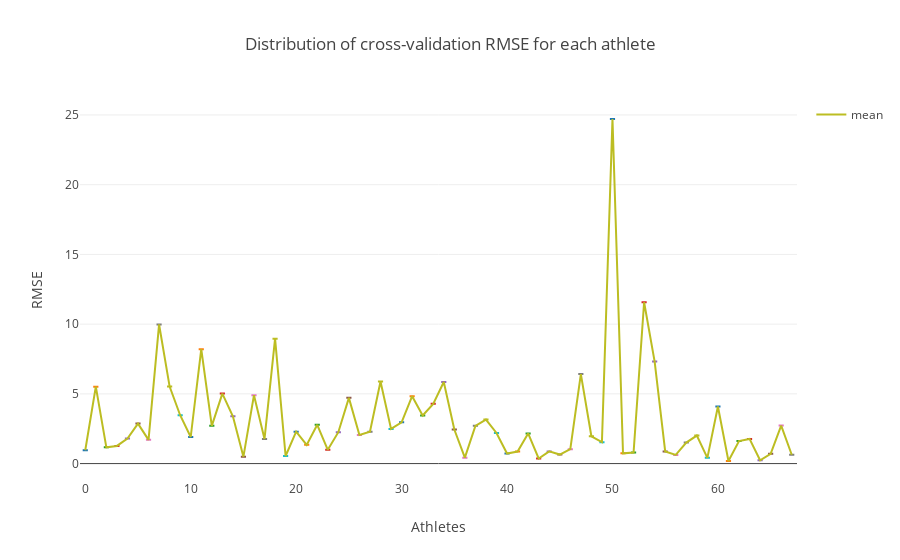

This figure's notebook cell:
### Code cell
# calculating the RMSE for cross-validation results of each person
# the result is a 2D tensor with rows as reapets and columns as persons
results = np.nanmean((padded_targetvalues - padded_predictions)**2, axis=2) ** .5

# visulizing the results of repeated cross-validation RMSE for each person via a boxplot
df = DataFrame(results)
plotData = [] 
for col in df.columns:
    plotData.append(go.Box(y= df[col], name=col, showlegend=False)) 
plotData.append(go.Scatter(x= df.columns, y=df.mean(), mode='lines', name='mean'))

layout = dict(title = 'Distribution of cross-validation RMSE for each athlete',
              xaxis = dict(title = 'Athletes'),
              yaxis = dict(title = 'RMSE'))

iplot(dict(data=plotData, layout=layout))

### Figure 1 — Plotly figure (JSON) as saved in the notebook; plotly's stock layout.template omitted (floating-point values rounded to 4 significant figures)
{"data": [{"name": 0, "showlegend": false, "type": "box", "y": [0.9553]}, {"name": 1, "showlegend": false, "type": "box", "y": [5.517]}, {"name": 2, "showlegend": false, "type": "box", "y": [1.165]}, {"name": 3, "showlegend": false, "type": "box", "y": [1.266]}, {"name": 4, "showlegend": false, "type": "box", "y": [1.797]}, {"name": 5, "showlegend": false, "type": "box", "y": [2.868]}, {"name": 6, "showlegend": false, "type": "box", "y": [1.704]}, {"name": 7, "showlegend": false, "type": "box", "y": [9.977]}, {"name": 8, "showlegend": false, "type": "box", "y": [5.524]}, {"name": 9, "showlegend": false, "type": "box", "y": [3.468]}, {"name": 10, "showlegend": false, "type": "box", "y": [1.907]}, {"name": 11, "showlegend": false, "type": "box", "y": [8.206]}, {"name": 12, "showlegend": false, "type": "box", "y": [2.705]}, {"name": 13, "showlegend": false, "type": "box", "y": [5.018]}, {"name": 14, "showlegend": false, "type": "box", "y": [3.388]}, {"name": 15, "showlegend": false, "type": "box", "y": [0.4972]}, {"name": 16, "showlegend": false, "type": "box", "y": [4.904]}, {"name": 17, "showlegend": false, "type": "box", "y": [1.767]}, {"name": 18, "showlegend": false, "type": "box", "y": [8.957]}, {"name": 19, "showlegend": false, "type": "box", "y": [0.5435]}, {"name": 20, "showlegend": false, "type": "box", "y": [2.287]}, {"name": 21, "showlegend": false, "type": "box", "y": [1.343]}, {"name": 22, "showlegend": false, "type": "box", "y": [2.782]}, {"name": 23, "showlegend": false, "type": "box", "y": [0.9903]}, {"name": 24, "showlegend": false, "type": "box", "y": [2.25]}, {"name": 25, "showlegend": false, "type": "box", "y": [4.713]}, {"name": 26, "showlegend": false, "type": "box", "y": [2.046]}, {"name": 27, "showlegend": false, "type": "box", "y": [2.287]}, {"name": 28, "showlegend": false, "type": "box", "y": [5.886]}, {"name": 29, "showlegend": false, "type": "box", "y": [2.489]}, {"name": 30, "showlegend": false, "type": "box", "y": [2.96]}, {"name": 31, "showlegend": false, "type": "box", "y": [4.833]}, {"name": 32, "showlegend": false, "type": "box", "y": [3.447]}, {"name": 33, "showlegend": false, "type": "box", "y": [4.283]}, {"name": 34, "showlegend": false, "type": "box", "y": [5.851]}, {"name": 35, "showlegend": false, "type": "box", "y": [2.439]}, {"name": 36, "showlegend": false, "type": "box", "y": [0.4242]}, {"name": 37, "showlegend": false, "type": "box", "y": [2.707]}, {"name": 38, "showlegend": false, "type": "box", "y": [3.159]}, {"name": 39, "showlegend": false, "type": "box", "y": [2.194]}, {"name": 40, "showlegend": false, "type": "box", "y": [0.7222]}, {"name": 41, "showlegend": false, "type": "box", "y": [0.8616]}, {"name": 42, "showlegend": false, "type": "box", "y": [2.162]}, {"name": 43, "showlegend": false, "type": "box", "y": [0.3654]}, {"name": 44, "showlegend": false, "type": "box", "y": [0.8741]}, {"name": 45, "showlegend": false, "type": "box", "y": [0.6477]}, {"name": 46, "showlegend": false, "type": "box", "y": [1.037]}, {"name": 47, "showlegend": false, "type": "box", "y": [6.419]}, {"name": 48, "showlegend": false, "type": "box", "y": [1.96]}, {"name": 49, "showlegend": false, "type": "box", "y": [1.536]}, {"name": 50, "showlegend": false, "type": "box", "y": [24.71]}, {"name": 51, "showlegend": false, "type": "box", "y": [0.7337]}, {"name": 52, "showlegend": false, "type": "box", "y": [0.7884]}, {"name": 53, "showlegend": false, "type": "box", "y": [11.57]}, {"name": 54, "showlegend": false, "type": "box", "y": [7.316]}, {"name": 55, "showlegend": false, "type": "box", "y": [0.8754]}, {"name": 56, "showlegend": false, "type": "box", "y": [0.6245]}, {"name": 57, "showlegend": false, "type": "box", "y": [1.507]}, {"name": 58, "showlegend": false, "type": "box", "y": [2.009]}, {"name": 59, "showlegend": false, "type": "box", "y": [0.412]}, {"name": 60, "showlegend": false, "type": "box", "y": [4.098]}, {"name": 61, "showlegend": false, "type": "box", "y": [0.1857]}, {"name": 62, "showlegend": false, "type": "box", "y": [1.612]}, {"name": 63, "showlegend": false, "type": "box", "y": [1.769]}, {"name": 64, "showlegend": false, "type": "box", "y": [0.2399]}, {"name": 65, "showlegend": false, "type": "box", "y": [0.6968]}, {"name": 66, "showlegend": false, "type": "box", "y": [2.728]}, {"name": 67, "showlegend": false, "type": "box", "y": [0.632]}, {"mode": "lines", "name": "mean", "type": "scatter", "x": [0, 1, 2, 3, 4, 5, 6, 7, 8, 9, 10, 11, 12, 13, 14, 15, 16, 17, 18, 19, 20, 21, 22, 23, 24, 25, 26, 27, 28, 29, 30, 31, 32, 33, 34, 35, 36, 37, 38, 39, 40, 41, 42, 43, 44, 45, 46, 47, 48, 49, 50, 51, 52, 53, 54, 55, 56, 57, 58, 59, 60, 61, 62, 63, 64, 65, 66, 67], "y": [0.9553, 5.517, 1.165, 1.266, 1.797, 2.868, 1.704, 9.977, 5.524, 3.468, 1.907, 8.206, 2.705, 5.018, 3.388, 0.4972, 4.904, 1.767, 8.957, 0.5435, 2.287, 1.343, 2.782, 0.9903, 2.25, 4.713, 2.046, 2.287, 5.886, 2.489, 2.96, 4.833, 3.447, 4.283, 5.851, 2.439, 0.4242, 2.707, 3.159, 2.194, 0.7222, 0.8616, 2.162, 0.3654, 0.8741, 0.6477, 1.037, 6.419, 1.96, 1.536, 24.71, 0.7337, 0.7884, 11.57, 7.316, 0.8754, 0.6245, 1.507, 2.009, 0.412, 4.098, 0.1857, 1.612, 1.769, 0.2399, 0.6968, 2.728, 0.632]}], "layout": {"title": "Distribution of cross-validation RMSE for each athlete", "xaxis": {"title": "Athletes"}, "yaxis": {"title": "RMSE"}}}
